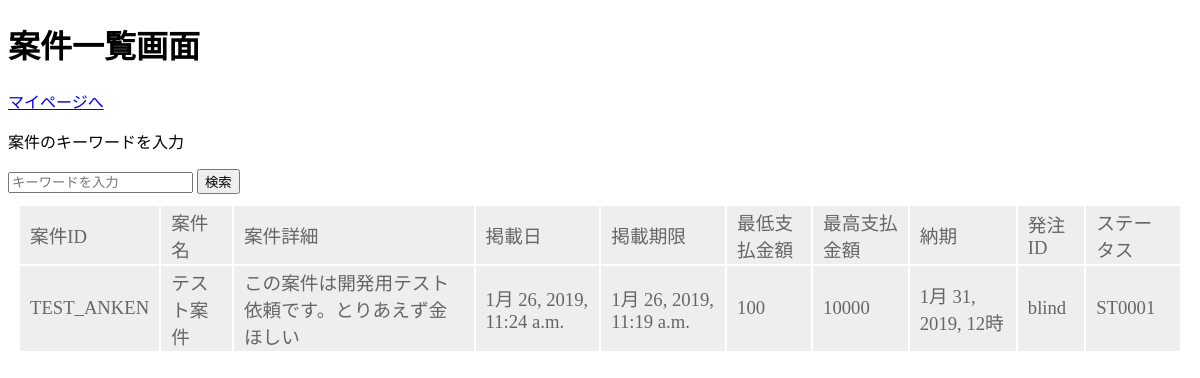
Page /hello/mainpage on the committed database.
### hello/models.py (models this page shows, shortened)
class ANKENTBL(models.Model):
    ANKENID = models.CharField(max_length=10, default=get_next)  # 案件ID(自動採番)
    ANKENNM = models.CharField(max_length=25)  # 案件名
    CONTENTS = models.CharField(max_length=500)  # 案件詳細内容
    REQUESTDATE = models.DateTimeField(default=timezone.now)  # 掲載日
    RECRUITDATE = models.DateTimeField()  # 掲載期限
    MINPAY = models.IntegerField(default=100)  # 最低金額
    MAXPAY = models.IntegerField(default=10000)  # 最高金額
    DELIVE = models.DateTimeField()  # 納期
    MIDFILENM = models.CharField(max_length=30, null=True)  # 中間成果物ファイル名
    MDCOMMENT = models.CharField(max_length=200, null=True)  # 中間成果物コメント
    MDMONEY = models.IntegerField(default=3, null=True)  # 中間出来高(※初期値は3)
    FNLFILENM = models.CharField(max_length=30, null=True)  # 最終成果物ファイル名
    FNLCOMMENT = models.CharField(max_length=200, null=True)  # 最終成果物コメント
    FNLMONEY = models.IntegerField(default=3, null=True)  # 最終出来高(※初期値は3)
    HTUID = models.ForeignKey(USERTBL, on_delete=models.CASCADE,
                              related_name='ANKENTBL_HTUID')  # 発注ユーザーID
    JYUID = models.ForeignKey(USERTBL, on_delete=models.CASCADE,
                              related_name='ANKENTBL_JYUID', null=True)  # 受注者ID
    STID = models.ForeignKey(
        KOUMOKUM, on_delete=models.CASCADE, default='ST0001')  # ステータスID

class USERTBL(models.Model):
    USERID = models.CharField(max_length=8)  # ユーザーID
    USERNM = models.CharField(max_length=10)  # ユーザー名
    PASS = models.CharField(max_length=10)  # パスワード
    COUNTRYID = models.ForeignKey(KOUMOKUM, on_delete=models.CASCADE,
                                  related_name='KOUMOKUM_COUNTRY')  # 国籍ID
    NAME = models.CharField(max_length=20)  # 氏名
    BIRTHDAY = models.DateTimeField()  # 生年月日
    TEL = models.IntegerField(default=00000000000)  # 電話番号
    UNIV = models.CharField(max_length=20)  # 大学名
    ADDRESSID = models.ForeignKey(KOUMOKUM, on_delete=models.CASCADE,
                                  related_name='KOUMOKUM_ADDRESS')  # 居住地ID
    WORKID = models.ForeignKey(KOUMOKUM, on_delete=models.CASCADE,
                               related_name='KOUMOKUM_WORK')  # 職業ID
    FREESPACE = models.CharField(max_length=500)  # 自己紹介欄
    MAIL = models.EmailField(max_length=50)  # メールアドレス
    RANKID = models.CharField(max_length=1)  # 現在評価ランク
    def __str__(self):
        return self.USERID

class KOUMOKUM(models.Model):
    ITEMID = models.CharField(max_length=10)  # 項目ID
    ITEMNM = models.CharField(max_length=100)  # 項目名
    def __str__(self):
        return self.ITEMID

### hello/views.py (the view)
# urls.py: path('mainpage', views.mainpage, name='mainpage'),
def mainpage(request):
    data1 = ANKENTBL.objects.all()
    params = {
        'title': 'Hello',
        'data1': data1,
    }
    return render(request, 'hello/mainpage.html', params)

### hello/templates/hello/mainpage.html (shortened to what this page needs)
{% load static %}
<!DOCTYPE html>
<html lang="ja">
<head>
  <link rel="stylesheet" type="text/css" href="{% static 'hello/css/style.css' %}" />
</head>
<body>
  <h1>案件一覧画面</h1>
  <a href="mypage">マイページへ</a>
  <form action="cgi-bin/example.cgi" method="post">
    <p>案件のキーワードを入力</p>
    <input type="search" name="search" placeholder="キーワードを入力">
    <input type="submit" name="submit" value="検索">
  </form>
  <table>
    <form action="{% url 'mainpage' %}" method="post">
      {% for item in data1 %}
      <tr>
        <td>案件ID</td>
        <td>案件名</td>
        <td>案件詳細</td>
        <td>掲載日</td>
        <td>掲載期限</td>
        <td>最低支払金額</td>
        <td>最高支払金額</td>
        <td>納期</td>
        <td>発注ID</td>
        <td>ステータス</td>
      </tr>
      <tr>
        <td>{{item.ANKENID}}</td>
        <td>{{item.ANKENNM}}</td>
        <td>{{item.CONTENTS}}</td>
        <td>{{item.REQUESTDATE}}</td>
        <td>{{item.RECRUITDATE}}</td>
        <td>{{item.MINPAY}}</td>
        <td>{{item.MAXPAY}}</td>
        <td>{{item.DELIVE}}</td>
        <td>{{item.HTUID}}</td>
        <td>{{item.STID}}</td>
      </tr>
      {% endfor %}
  </table>
</body>
</html>

### hello/static/hello/css/style.css (style rules this page uses)
table { margin:10px; font-size:14pt; }
table tr td { background-color:#eee; color:#666; padding:2px 10px; birder-size:2px; }

### rows in the picture
ANKENTBL: ANKENID "TEST_ANKEN", ANKENNM "テスト案件", CONTENTS "この案件は開発用テスト依頼です。とりあえず金ほしい", REQUESTDATE "1月 26, 2019, 11:24 a.m.", RECRUITDATE "1月 26, 2019, 11:19 a.m.", MINPAY "100", MAXPAY "10000", DELIVE "1月 31, 2019, 12時", HTUID "blind", STID "ST0001"
